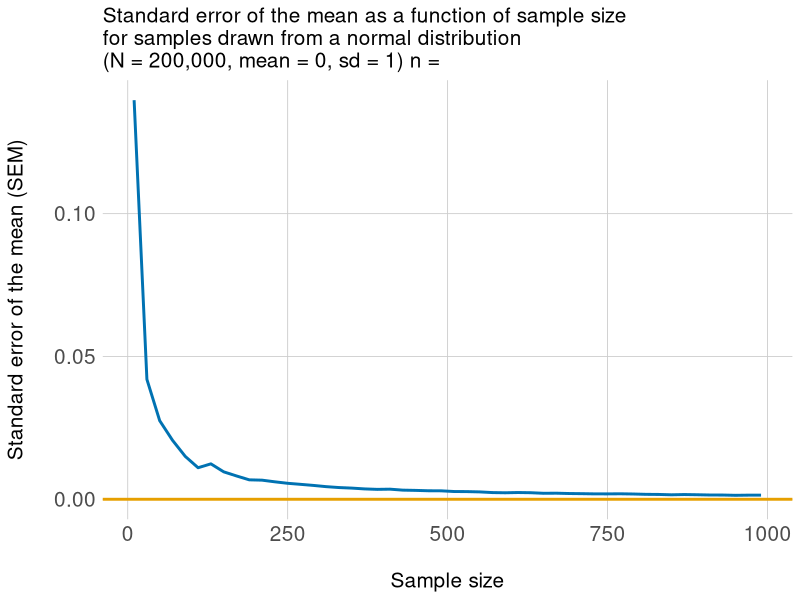
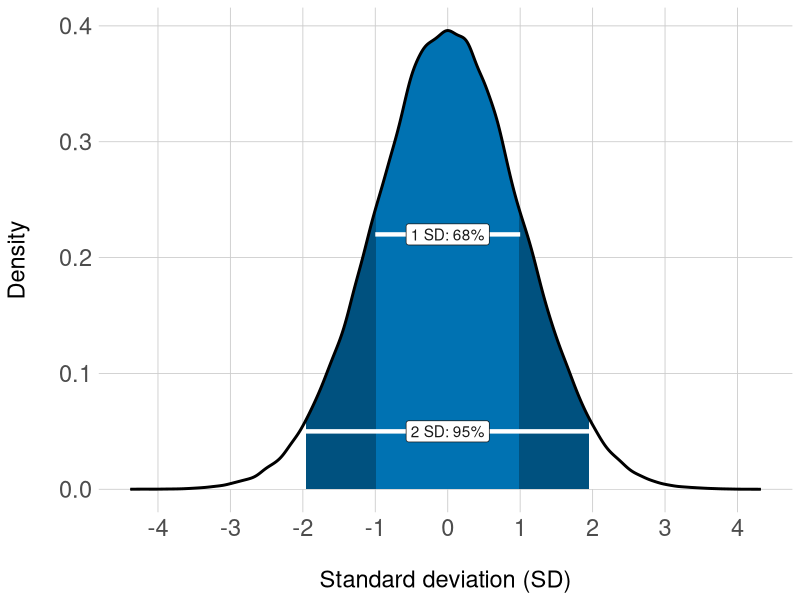

The R script that drew these images, in order: (Note: this script raises an error after producing the figures.)
library(dplyr)
library(tidyr)
library(ggplot2)
library(gganimate)
library(knitr)

# set seed
set.seed(123)

# knitr chunk options
opts_chunk$set(echo = TRUE,
               eval = TRUE,
               include = TRUE,
               warning = FALSE,
               message = FALSE,
               cache = TRUE,
               cache.extra = rand_seed,
               fig.width = 7,
               fig.height = 7,
               tidy = FALSE)
# Generate formal distribution of mean = 0, sd = 1
norm.df <- rnorm(200000, mean = 0, sd = 1) %>%
  data_frame(values = .)

# Calculate density from norm.df
norm.dens <- density(norm.df$values)
norm.dens <- data_frame(x = norm.dens$x, y = norm.dens$y)

# Calculate quantiles from norm.df
q2.5 <- quantile(norm.df$values, 0.025)
q97.5 <- quantile(norm.df$values, 0.975)
q16 <- quantile(norm.df$values, 0.16)
q84 <- quantile(norm.df$values, 0.84)

# Use quantiles to filter data for geom_ribbon
dens_95 <- norm.dens %>%
  filter(x > q2.5 & x < q97.5) %>%
  mutate(quant = rep('2SD', length(x)))
dens_68 <- norm.dens %>%
  filter(x > q16 & x < q84) %>%
  mutate(quant = rep('1SD', length(x)))
ribbon <- do.call(rbind, list(dens_95, dens_68))

# Plots
norm.plot <- ggplot() +
  geom_density(data = norm.df, aes(x = values),
               fill = '#FFFFFF') +
  geom_ribbon(data = ribbon[ribbon$quant == '2SD', ],
              aes(x = x, ymax = y, ymin = 0), 
              fill = '#00517f') +
  geom_ribbon(data = ribbon[ribbon$quant == '1SD', ],
              aes(x = x, ymax = y, ymin = 0),
              fill = '#0072B2') +
  geom_density(data = norm.df, aes(x = values),
               size = 1) +
  geom_segment(aes(x = -1, xend = 1,
                   y = 0.22, yend = 0.22), 
               colour = "#FFFFFF", size = 1.5) +
  geom_label(aes(label = '1 SD: 68%', x = 0, y = 0.22), 
             colour = 'gray10', fill = '#FFFFFF') +
  geom_segment(aes(x = -1.96, xend = 1.96,
                   y = 0.05, yend = 0.05), 
               colour = "#FFFFFF", size = 1.5) +
  geom_label(aes(label = '2 SD: 95%', x = 0, y = 0.05), 
             colour = 'gray10', fill = '#FFFFFF') +
  scale_x_continuous(breaks = seq(from = -4, to = 4, by = 1)) +
  labs(x = '\nStandard deviation (SD)', y = 'Density\n') +
  theme(plot.title = element_text(size = 17), 
        axis.text = element_text(size = 17),
        axis.title = element_text(size = 17),
        axis.ticks = element_blank(),
        panel.grid.major = element_line(colour = 'gray80', size = 0.3),
        panel.background = element_blank())
# Save plot
ggsave('normal-distr.png', norm.plot, width = 7, height = 5)


prec_data <- rnorm(200000, mean = 0, sd = 1)
foo <- list() # empty list
bar <- seq(from = 10, to = 1000, by = 20) # sample sizes
for(i in 1:50) {
  foo[[i]] <- sample(prec_data, bar[i])
  foo <- lapply(foo, data.frame)
  df.name <- seq(from = 10, to = 1000, by = 20)
  names(foo[[i]]) <- df.name[i]
  foo
}

baz <- foo %>%
  bind_rows() %>%
  gather(key, value) %>%
  filter(!is.na(value)) %>%
  group_by(key) %>%
  summarise(n = length(value),
            sem = sd(value) / sqrt(sum(1:length(key)))) %>%
  select(n, sem) %>%
  arrange(n)
# Plot data
prec.plot <- ggplot(data = baz, aes(y = sem, x = n, 
                                    frame = n)) +
  geom_line(aes(cumulative = TRUE), 
            colour = '#0072B2', size = 1) +
  geom_hline(yintercept = 0, 
             colour = "#E69F00", size = 1) +
  labs(title = 'Standard error of the mean as a function of sample size\nfor samples drawn from a normal distribution\n(N = 200,000, mean = 0, sd = 1) n =',
       x = '\nSample size', y = 'Standard error of the mean (SEM)\n') +
  theme(plot.title = element_text(size = 15), 
        axis.text = element_text(size = 15),
        axis.title = element_text(size = 15),
        axis.ticks = element_blank(),
        panel.grid.major = element_line(colour = 'gray80', size = 0.3),
        panel.background = element_blank())
prec.plot
gganimate(prec.plot, interval = 0.2, 'sem.gif')


# Create empty objects, counter, and right-skewed data
foo <- rexp(200000)
bar <- list()
cnt <- 1:5000

# Take 5000 samples of n = 200 from 'data' and make a list of sample means.
for(i in cnt){
  bar[[i]] <- mean(sample(foo, size = 200))
}

#######################
# Central limit theorem

# Unlist and round to reduce the number of bins for CLT
baz <- round(unlist(bar), 2)

# cross-tabulate the data
boo <- xtabs(~baz)

# Extract the names ('bins')
nam <- names(boo)

# Make data.frame for plotting
bee <- data_frame(sample = c(1:length(boo)),
                  mean = as.numeric(nam),
                  freq = as.numeric(boo))
######################
# Law of large numbers 

# Unlist for LLN
baz_2 <- unlist(bar)

# Calculate cummulative mean for plotting
zoot <- baz_2 %>%
  data_frame(mean = .) %>%
  mutate(cmean = round(cummean(mean),4),
         count = 1:length(mean)) %>%
  select(count, mean, cmean)
# Create df from original data for plotting
distr <- data_frame(data = foo)

# Plot original distribution
distr.plot <- ggplot(distr, aes(data)) +
  geom_density(fill = '#0072B2', colour = '#0072B2') +
  geom_vline(xintercept = mean(foo), colour = "#E69F00", size = 1) +
  scale_x_continuous(limits = c(0, 14),
                     breaks = c(0, 2, 4, 6, 8, 10, 12, 14)) +
  scale_y_continuous(limits = c(0, 1),
                     breaks = c(0, 0.2, 0.4, 0.6, 0.8, 1)) +
  labs(x = '\nValue', y = 'Probability\n') +
  theme(plot.title = element_text(size = 17), 
        axis.text = element_text(size = 17),
        axis.title = element_text(size = 17),
        axis.ticks = element_blank(),
        panel.grid.major = element_line(colour = 'gray80', size = 0.3),
        panel.background = element_blank())

distr.plot
# Save plot
ggsave('original-distr.png', distr.plot)

# Plot CLT data
clt <- ggplot(bee, aes(y = freq, x = mean, frame = sample)) +
  geom_bar(aes(cumulative = TRUE), stat = 'identity',
           fill = '#0072B2', colour = '#0072B2') +
  geom_vline(xintercept = mean(foo), colour = "#E69F00", size = 1) +
  scale_x_continuous(limits = c(0.7, 1.3),
                     breaks = seq(from = 0.7, to = 1.3, by = 0.1)) +
  labs(title = 'bin counter =',
       x = '\nSample mean', y = 'Frequency\n') +
  theme(plot.title = element_text(size = 20),
        axis.text = element_text(size = 20),
        axis.title = element_text(size = 20),
        axis.ticks = element_blank(),
        panel.grid.major = element_line(colour = 'gray80', size = 0.3),
        panel.background = element_blank())
gganimate(clt, interval = 0.2, 'central-limit.gif')

# Trim the data to roughly equal the number of frames in the CLT plot
bee_length <- dim(bee)[1]
sample_freq <- length(zoot$count)/bee_length
filter_foo <- seq(from = 1, to = length(cnt), by = sample_freq)
zoot_short <- zoot[filter_foo, ]


# Plot LLN data
lln <- ggplot(zoot_short, aes(y = cmean, x = count)) + 
  geom_line(aes(frame = count, cumulative = TRUE), 
            colour = '#0072B2') +
  geom_hline(yintercept = mean(foo), colour = "#E69F00", size = 1) +
  labs(title = 'Sample counter =',
       x = '\nSample number', y = 'Cumulative mean\n') +
  theme(plot.title = element_text(size = 20),
        axis.text = element_text(size = 20),
        axis.title = element_text(size = 20),
        axis.ticks = element_blank(),
        panel.grid.major = element_line(colour = 'gray80', size = 0.3),
        panel.background = element_blank())

gganimate(lln, interval = 0.2, 'law-large-numbers.gif')
